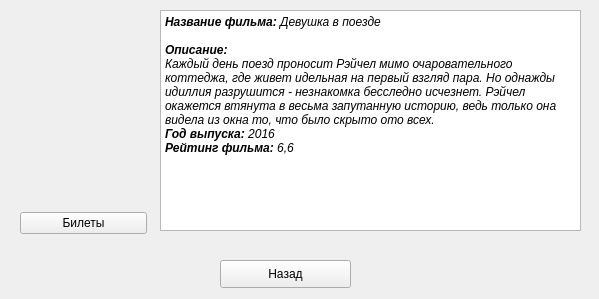
<?xml version="1.0" encoding="UTF-8"?>
<ui version="4.0">
 <class>Girl</class>
 <widget class="QWidget" name="Girl">
  <property name="geometry">
   <rect>
    <x>0</x>
    <y>0</y>
    <width>599</width>
    <height>299</height>
   </rect>
  </property>
  <property name="windowTitle">
   <string>Девушка в поезде</string>
  </property>
  <property name="windowIcon">
   <iconset resource="resource.qrc">
    <normaloff>:/rec/img/afisha.png</normaloff>:/rec/img/afisha.png</iconset>
  </property>
  <widget class="QPushButton" name="pushButton">
   <property name="geometry">
    <rect>
     <x>220</x>
     <y>260</y>
     <width>131</width>
     <height>28</height>
    </rect>
   </property>
   <property name="text">
    <string>Назад</string>
   </property>
  </widget>
  <widget class="QTextEdit" name="textEdit">
   <property name="geometry">
    <rect>
     <x>160</x>
     <y>10</y>
     <width>421</width>
     <height>221</height>
    </rect>
   </property>
   <property name="readOnly">
    <bool>true</bool>
   </property>
   <property name="html">
    <string>&lt;!DOCTYPE HTML PUBLIC &quot;-//W3C//DTD HTML 4.0//EN&quot; &quot;http://www.w3.org/TR/REC-html40/strict.dtd&quot;&gt;
&lt;html&gt;&lt;head&gt;&lt;meta name=&quot;qrichtext&quot; content=&quot;1&quot; /&gt;&lt;style type=&quot;text/css&quot;&gt;
p, li { white-space: pre-wrap; }
&lt;/style&gt;&lt;/head&gt;&lt;body style=&quot; font-family:'MS Shell Dlg 2'; font-size:7.8pt; font-weight:400; font-style:normal;&quot;&gt;
&lt;p style=&quot; margin-top:0px; margin-bottom:0px; margin-left:0px; margin-right:0px; -qt-block-indent:0; text-indent:0px;&quot;&gt;&lt;span style=&quot; font-size:9pt; font-weight:600; font-style:italic;&quot;&gt;Название фильма: &lt;/span&gt;&lt;span style=&quot; font-size:9pt; font-style:italic;&quot;&gt;Девушка в поезде&lt;/span&gt;&lt;/p&gt;
&lt;p style=&quot;-qt-paragraph-type:empty; margin-top:0px; margin-bottom:0px; margin-left:0px; margin-right:0px; -qt-block-indent:0; text-indent:0px; font-size:9pt; font-style:italic;&quot;&gt;&lt;br /&gt;&lt;/p&gt;
&lt;p style=&quot; margin-top:0px; margin-bottom:0px; margin-left:0px; margin-right:0px; -qt-block-indent:0; text-indent:0px;&quot;&gt;&lt;span style=&quot; font-size:9pt; font-weight:600; font-style:italic;&quot;&gt;Описание:&lt;/span&gt;&lt;/p&gt;
&lt;p style=&quot; margin-top:0px; margin-bottom:0px; margin-left:0px; margin-right:0px; -qt-block-indent:0; text-indent:0px;&quot;&gt;&lt;span style=&quot; font-size:9pt; font-style:italic;&quot;&gt;Каждый день поезд проносит Рэйчел мимо очаровательного коттеджа, где живет идельная на первый взгляд пара. Но однажды идиллия разрушится - незнакомка бесследно исчезнет. Рэйчел окажется втянута в весьма запутанную историю, ведь только она видела из окна то, что было скрыто ото всех.&lt;/span&gt;&lt;/p&gt;
&lt;p style=&quot; margin-top:0px; margin-bottom:0px; margin-left:0px; margin-right:0px; -qt-block-indent:0; text-indent:0px;&quot;&gt;&lt;span style=&quot; font-size:9pt; font-weight:600; font-style:italic;&quot;&gt;Год выпуска: &lt;/span&gt;&lt;span style=&quot; font-size:9pt; font-style:italic;&quot;&gt;2016&lt;/span&gt;&lt;/p&gt;
&lt;p style=&quot; margin-top:0px; margin-bottom:0px; margin-left:0px; margin-right:0px; -qt-block-indent:0; text-indent:0px;&quot;&gt;&lt;span style=&quot; font-size:9pt; font-weight:600; font-style:italic;&quot;&gt;Рейтинг фильма:&lt;/span&gt;&lt;span style=&quot; font-size:9pt; font-style:italic;&quot;&gt; 6,6&lt;/span&gt;&lt;/p&gt;&lt;/body&gt;&lt;/html&gt;</string>
   </property>
  </widget>
  <widget class="QWidget" name="">
   <property name="geometry">
    <rect>
     <x>20</x>
     <y>10</y>
     <width>127</width>
     <height>224</height>
    </rect>
   </property>
   <layout class="QVBoxLayout" name="verticalLayout">
    <item>
     <widget class="QLabel" name="label">
      <property name="text">
       <string/>
      </property>
      <property name="pixmap">
       <pixmap>../girl.jpeg</pixmap>
      </property>
     </widget>
    </item>
    <item>
     <widget class="QPushButton" name="pushButton_tickets">
      <property name="text">
       <string>Билеты</string>
      </property>
     </widget>
    </item>
   </layout>
  </widget>
 </widget>
 <resources>
  <include location="resource.qrc"/>
 </resources>
 <connections/>
</ui>
